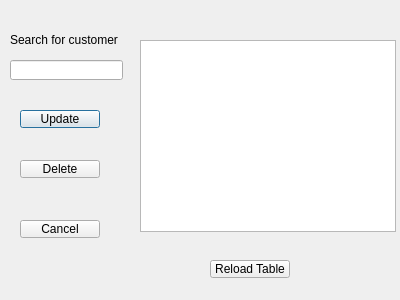
<?xml version="1.0" encoding="UTF-8"?>
<ui version="4.0">
 <class>CustUpdDel</class>
 <widget class="QDialog" name="CustUpdDel">
  <property name="geometry">
   <rect>
    <x>0</x>
    <y>0</y>
    <width>400</width>
    <height>300</height>
   </rect>
  </property>
  <property name="windowTitle">
   <string>Dialog</string>
  </property>
  <widget class="QTableView" name="tableView">
   <property name="geometry">
    <rect>
     <x>140</x>
     <y>40</y>
     <width>256</width>
     <height>192</height>
    </rect>
   </property>
  </widget>
  <widget class="QPushButton" name="pushButton">
   <property name="geometry">
    <rect>
     <x>20</x>
     <y>110</y>
     <width>80</width>
     <height>18</height>
    </rect>
   </property>
   <property name="text">
    <string>Update</string>
   </property>
  </widget>
  <widget class="QPushButton" name="pushButton_2">
   <property name="geometry">
    <rect>
     <x>20</x>
     <y>160</y>
     <width>80</width>
     <height>18</height>
    </rect>
   </property>
   <property name="text">
    <string>Delete</string>
   </property>
  </widget>
  <widget class="QLineEdit" name="lineEdit">
   <property name="geometry">
    <rect>
     <x>10</x>
     <y>60</y>
     <width>113</width>
     <height>20</height>
    </rect>
   </property>
  </widget>
  <widget class="QPushButton" name="pushButton_3">
   <property name="geometry">
    <rect>
     <x>20</x>
     <y>220</y>
     <width>80</width>
     <height>18</height>
    </rect>
   </property>
   <property name="text">
    <string>Cancel</string>
   </property>
  </widget>
  <widget class="QLabel" name="label">
   <property name="geometry">
    <rect>
     <x>10</x>
     <y>30</y>
     <width>121</width>
     <height>20</height>
    </rect>
   </property>
   <property name="text">
    <string>Search for customer</string>
   </property>
  </widget>
  <widget class="QPushButton" name="Reload">
   <property name="geometry">
    <rect>
     <x>210</x>
     <y>260</y>
     <width>80</width>
     <height>18</height>
    </rect>
   </property>
   <property name="text">
    <string>Reload Table</string>
   </property>
  </widget>
 </widget>
 <resources/>
 <connections/>
</ui>
